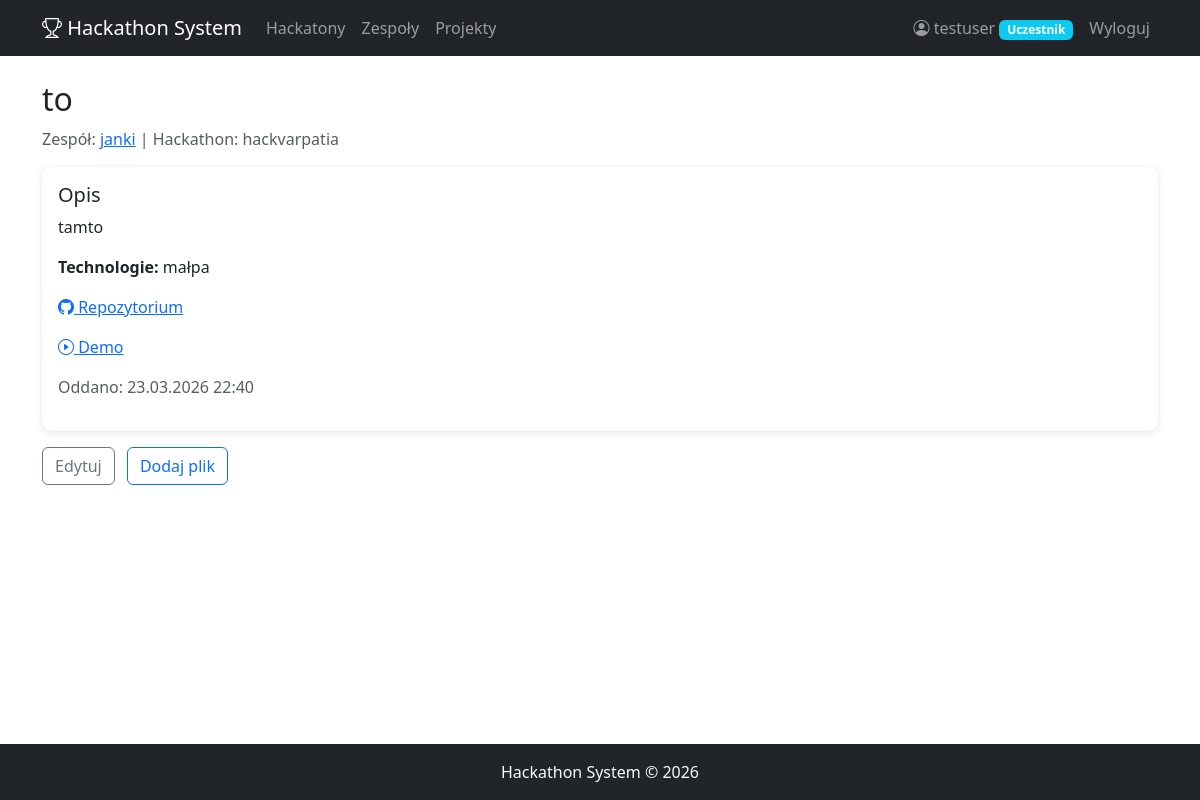
The app's page /projects/1/ (signed in) with its own data.
### accounts/models.py (models this page shows, shortened)
class UserProfile(models.Model):
    ROLE_CHOICES = [
        ('participant', 'Uczestnik'),
        ('jury', 'Jury'),
        ('admin', 'Administrator'),
    ]
    user = models.OneToOneField(User, on_delete=models.CASCADE, related_name='profile')
    role = models.CharField(max_length=20, choices=ROLE_CHOICES, default='participant')
    bio = models.TextField(blank=True)
    @property
    def is_admin(self):
        return self.role == 'admin'
    @property
    def is_jury(self):
        return self.role == 'jury'

### projects/models.py (models this page shows, shortened)
class Project(models.Model):
    STATUS_CHOICES = [
        ('draft', 'Szkic'),
        ('submitted', 'Oddany'),
    ]
    team = models.OneToOneField(Team, on_delete=models.CASCADE, related_name='project')
    title = models.CharField(max_length=300, verbose_name='Tytuł')
    description = models.TextField(verbose_name='Opis projektu')
    technologies = models.CharField(max_length=500, verbose_name='Użyte technologie')
    repo_url = models.URLField(blank=True, verbose_name='Link do repozytorium')
    demo_url = models.URLField(blank=True, verbose_name='Link do demo')
    status = models.CharField(max_length=20, choices=STATUS_CHOICES, default='draft')
    submitted_at = models.DateTimeField(auto_now=True)

### teams/models.py (models this page shows, shortened)
class Team(models.Model):
    name = models.CharField(max_length=200, verbose_name='Nazwa zespołu')
    hackathon = models.ForeignKey(Hackathon, on_delete=models.CASCADE, related_name='teams')
    captain = models.ForeignKey(User, on_delete=models.CASCADE, related_name='captained_teams')
    description = models.TextField(blank=True, verbose_name='Opis')
    created_at = models.DateTimeField(auto_now_add=True)
    class Meta:
        unique_together = ['name', 'hackathon']

### hackathon/models.py (models this page shows, shortened)
class Hackathon(models.Model):
    STATUS_CHOICES = [
        ('planned', 'Planowany'),
        ('active', 'Aktywny'),
        ('judging', 'Ocenianie'),
        ('finished', 'Zakończony'),
    ]
    name = models.CharField(max_length=200, verbose_name='Nazwa')
    description = models.TextField(verbose_name='Opis')
    date_start = models.DateTimeField(verbose_name='Data rozpoczęcia')
    date_end = models.DateTimeField(verbose_name='Data zakończenia')
    submit_deadline = models.DateTimeField(verbose_name='Deadline oddania projektów')
    status = models.CharField(max_length=20, choices=STATUS_CHOICES, default='planned', verbose_name='Status')
    max_team_size = models.PositiveIntegerField(default=5, verbose_name='Max wielkość zespołu')
    created_at = models.DateTimeField(auto_now_add=True)
    class Meta:
        ordering = ['-date_start']

### projects/views.py (the view)
# urls.py: path('<int:pk>/', views.project_detail, name='detail'),
@login_required
def project_detail(request, pk):
    project = get_object_or_404(Project, pk=pk)
    files = project.files.all()
    is_team_member = project.team.members.filter(user=request.user).exists()
    return render(request, 'projects/detail.html', {
        'project': project,
        'files': files,
        'is_team_member': is_team_member,
    })

### projects/templates/projects/detail.html (shortened to what this page needs)
{% extends 'base.html' %}
{% block content %}
<h2>{{ project.title }}</h2>
<p class="text-muted">Zespół: <a href="{% url 'teams:detail' project.team.pk %}">{{ project.team.name }}</a>
    | Hackathon: {{ project.team.hackathon.name }}</p>
<div class="card p-3 mb-3">
    <h5>Opis</h5>
    <p>{{ project.description }}</p>
    <p><strong>Technologie:</strong> {{ project.technologies }}</p>
    {% if project.repo_url %}
        <p><a href="{{ project.repo_url }}" target="_blank"><i class="bi bi-github"></i> Repozytorium</a></p>
    {% endif %}
    {% if project.demo_url %}
        <p><a href="{{ project.demo_url }}" target="_blank"><i class="bi bi-play-circle"></i> Demo</a></p>
    {% endif %}
    <p class="text-muted">Oddano: {{ project.submitted_at|date:"d.m.Y H:i" }}</p>
</div>
{% if is_team_member %}
    <a href="{% url 'projects:edit' project.pk %}" class="btn btn-outline-secondary me-2">Edytuj</a>
    <a href="{% url 'projects:upload_file' project.pk %}" class="btn btn-outline-primary">Dodaj plik</a>
{% endif %}
{% endblock %}

### templates/base.html (shortened to what this page needs)
<!DOCTYPE html>
<html lang="pl">
<head>
    <link href="https://cdn.jsdelivr.net/npm/bootstrap@5.3.0/dist/css/bootstrap.min.css" rel="stylesheet">
    <link href="https://cdn.jsdelivr.net/npm/bootstrap-icons@1.10.0/font/bootstrap-icons.css" rel="stylesheet">
    {% load static %}
    <link rel="stylesheet" href="{% static 'css/style.css' %}">
</head>
<body>
    <nav class="navbar navbar-expand-lg navbar-dark bg-dark">
        <div class="container">
            <a class="navbar-brand" href="{% url 'home' %}">
                <i class="bi bi-trophy"></i> Hackathon System
            </a>
            <div class="collapse navbar-collapse" id="navbarNav">
                <ul class="navbar-nav me-auto">
                    <li class="nav-item">
                        <a class="nav-link" href="{% url 'hackathon:list' %}">Hackatony</a>
                    </li>
                    {% if user.is_authenticated %}
                        <li class="nav-item">
                            <a class="nav-link" href="{% url 'teams:list' %}">Zespoły</a>
                        </li>
                        <li class="nav-item">
                            <a class="nav-link" href="{% url 'projects:list' %}">Projekty</a>
                        </li>
                    {% endif %}
                </ul>
                <ul class="navbar-nav">
                    {% if user.is_authenticated %}
                        <li class="nav-item">
                            <a class="nav-link" href="{% url 'accounts:dashboard' %}">
                                <i class="bi bi-person-circle"></i> {{ user.username }}
                                <span class="badge bg-info">{{ user.profile.get_role_display }}</span>
                            </a>
                        </li>
                        <li class="nav-item">
                            <form method="post" action="{% url 'accounts:logout' %}" class="d-inline">
                                <button type="submit" class="nav-link btn btn-link">Wyloguj</button>
                            </form>
                        </li>
                    {% endif %}
                </ul>
            </div>
        </div>
    </nav>
    <div class="container mt-4">
        {% block content %}{% endblock %}
    </div>
    <footer class="bg-dark text-light py-3 mt-5">
        <div class="container text-center">
            <p class="mb-0">Hackathon System &copy; 2026</p>
        </div>
    </footer>
</body>
</html>

### static/css/style.css (style rules this page uses)
body { min-height: 100vh; display: flex; flex-direction: column; }
.container.mt-4 { flex: 1; }
.card { box-shadow: 0 2px 8px rgba(0,0,0,0.1); border: none; border-radius: 10px; transition: transform 0.2s; }
.badge { font-size: 0.75em; }

### records on screen
Project: title "to", team.name "janki", team.hackathon.name "hackvarpatia", description "tamto", technologies "małpa", submitted_at "23.03.2026 22:40"

### other values on screen
{{ user.username }} "testuser"
{{ user.profile.get_role_display }} "Uczestnik"
